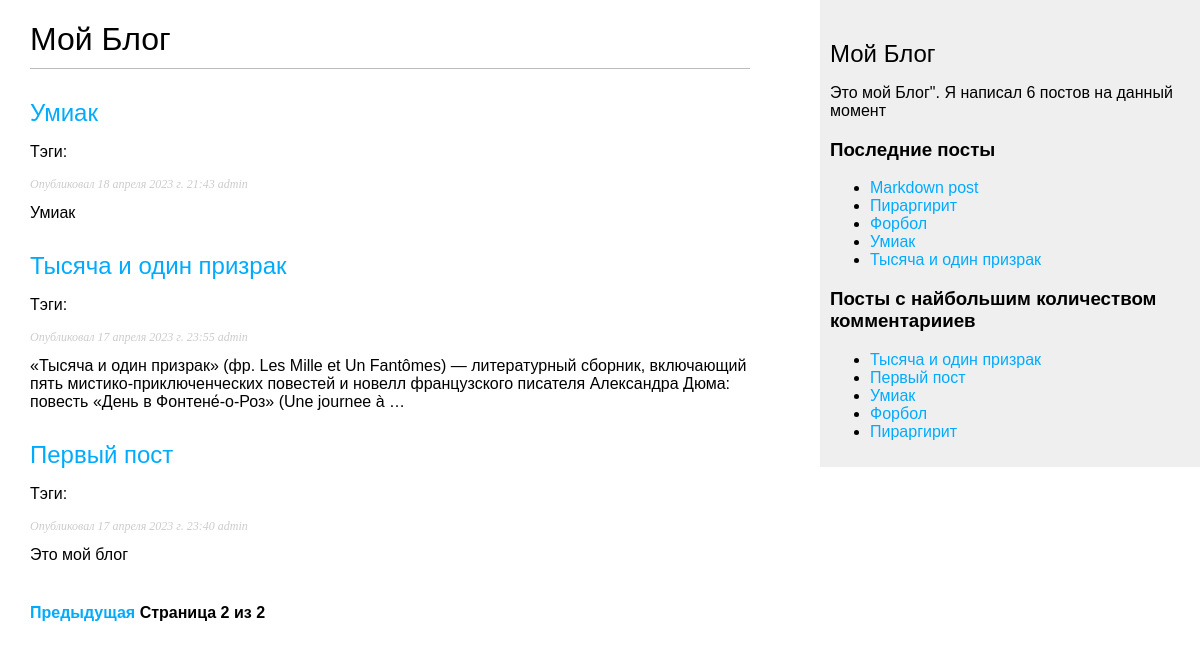
Screenshot of /blog/?page=2 with the database file from the repository.
### blog/models.py (models this page shows, shortened)
class Post(models.Model):
    class Status(models.TextChoices):
        DRAFT = 'DF', 'Draft'
        PUBLISHED = 'PB', 'Published'
    title = models.CharField(max_length=250, verbose_name='Заголовок')
    slug = models.SlugField(max_length=250, unique_for_date='publish', verbose_name='Слаг')
    author = models.ForeignKey(User,
                               on_delete=models.CASCADE,
                               related_name='blog_posts',
                               verbose_name='Автор')
    body = models.TextField()
    publish = models.DateTimeField(default=timezone.now, verbose_name='Дата публикации')
    created = models.DateTimeField(auto_now_add=True, verbose_name='Дата создания')
    update = models.DateTimeField(auto_now=True, verbose_name='Дата редактирования')
    status = models.CharField(max_length=2,
                              choices=Status.choices,
                              default=Status.DRAFT,
                              verbose_name="Статус")
    objects = models.Manager()  # менеджер, применяемый по умолчанию
    published = PublishedManager()  # конкретно-прикладной менеджер
    tags = TaggableManager()
    class Meta:
        ordering = ['-publish']
        indexes = [
            models.Index(fields=['-publish']),
        ]
    def get_absolute_url(self):
        return reverse('blog:post_detail',
                       args=[self.publish.year,
                             self.publish.month,
                             self.publish.day,
                             self.slug])

### blog/views.py (the view)
# urls.py: path('', views.post_list, name='post_list'),
def post_list(request, tag_slug=None):
    post_list = Post.published.all()
    tag = None
    if tag_slug:
        tag = get_object_or_404(Tag, slug=tag_slug)
        post_list = post_list.filter(tags__in=[tag])
    paginator = Paginator(post_list, 3)
    page_number = request.GET.get('page', 1)
    try:
        posts = paginator.page(page_number)
    except PageNotAnInteger:
        posts = paginator.page(1)
    except EmptyPage:
        posts = paginator.page(paginator.num_pages)
    return render(request,
                  'blog/post/list.html',
                  {'posts': posts,
                   'tag': tag})

### blog/models.py (called while the page is built)
    def get_queryset(self):
        return super().get_queryset()\
            .filter(status=Post.Status.PUBLISHED)

### blog/templatetags/blog_tags.py (called while the page is built)
@register.simple_tag
def total_posts():
    return Post.published.count()

@register.inclusion_tag('blog/post/latest_posts.html')
def show_latest_posts(count=5):
    latest_posts = Post.published.order_by('-publish')[:count]
    return {'latest_posts': latest_posts}

@register.simple_tag
def get_most_commented_posts(count=5):
    return Post.published.annotate(
                total_comments=Count('comments')
            ).order_by('-total_comments')[:count]

### blog/templates/blog/post/list.html (shortened to what this page needs)
{% extends "blog/base.html" %}
{% load blog_tags %}
{% block content %}
    <h1>Мой Блог</h1>
    {% for post in posts %}
        <h2>
            <a href="{{ post.get_absolute_url }}">
                {{ post.title }}
            </a>
        </h2>
        <p class="tags">
            Тэги:
        </p>
        <p class="date">
        Опубликовал {{ post.publish }} {{ post.author }}
        </p>
        {{ post.body|truncatewords_html:30}}
    {% endfor %}
    {% include 'paginator.html' with page=posts %}
{% endblock %}

### blog/templates/blog/base.html (shortened to what this page needs)
{% load blog_tags %}
{% load static %}
<!DOCTYPE html>
<html>
<head>
  <link href="{% static "css/blog.css" %}" rel="stylesheet">
</head>
<body>
  <div id="content">
    {% block content %}
    {% endblock %}
  </div>
  <div id="sidebar">
    <h2>Мой Блог</h2>
    <p>
        Это мой Блог".
        Я написал {% total_posts %} постов на данный момент
    </p>
     <h3>Последние посты</h3>
      {% show_latest_posts %}
      <h3>Посты с найбольшим количеством комментарииев</h3>
      {% get_most_commented_posts as most_commented_posts %}
      <ul>
          {% for post in most_commented_posts %}
              <li>
                  <a href="{{ post.get_absolute_url }}">{{ post.title }}</a>
              </li>
          {% endfor %}
      </ul>
  </div>
</body>
</html>

### blog/templates/blog/post/latest_posts.html
<ul>
    {% for post in latest_posts %}
        <li>
            <a href="{{ post.get_absolute_url }}">{{ post.title }}</a>
        </li>
    {% endfor %}
</ul>

### blog/static/css/blog.css (style rules this page uses)
body { margin:0; padding:0; font-family:helvetica, sans-serif; }
a { color:#00abff; text-decoration:none; }
h1 { font-weight:normal; border-bottom:1px solid #bbb; padding:0 0 10px 0; }
h2 { font-weight:normal; margin:30px 0 0; }
#content { float:left; width:60%; padding:0 0 0 30px; }
#sidebar { float:right; width:30%; padding:10px; background:#efefef; height:100%; }
p.date { color:#ccc; font-family: georgia, serif; font-size: 12px; font-style: italic; }

### rows the page displays
Post: title "Умиак", publish "18 апреля 2023 г. 21:43", author "admin", body "Умиак"
Post: title "Тысяча и один призрак", publish "17 апреля 2023 г. 23:55", author "admin", body "«Тысяча и один призрак» (фр. Les Mille et Un Fantômes) — литературный сборник, включающий пять мистико-приключенческих повестей и новелл французского писателя Александра Дюма: повесть «День в Фонтене́-о-Роз» (Une journee à …"
Post: title "Первый пост", publish "17 апреля 2023 г. 23:40", author "admin", body "Это мой блог"
Post: title "Markdown post"
Post: title "Пираргирит"
Post: title "Форбол"

### other values shown
{{ page.number }} "2"
{{ page.paginator.num_pages }} "2"
